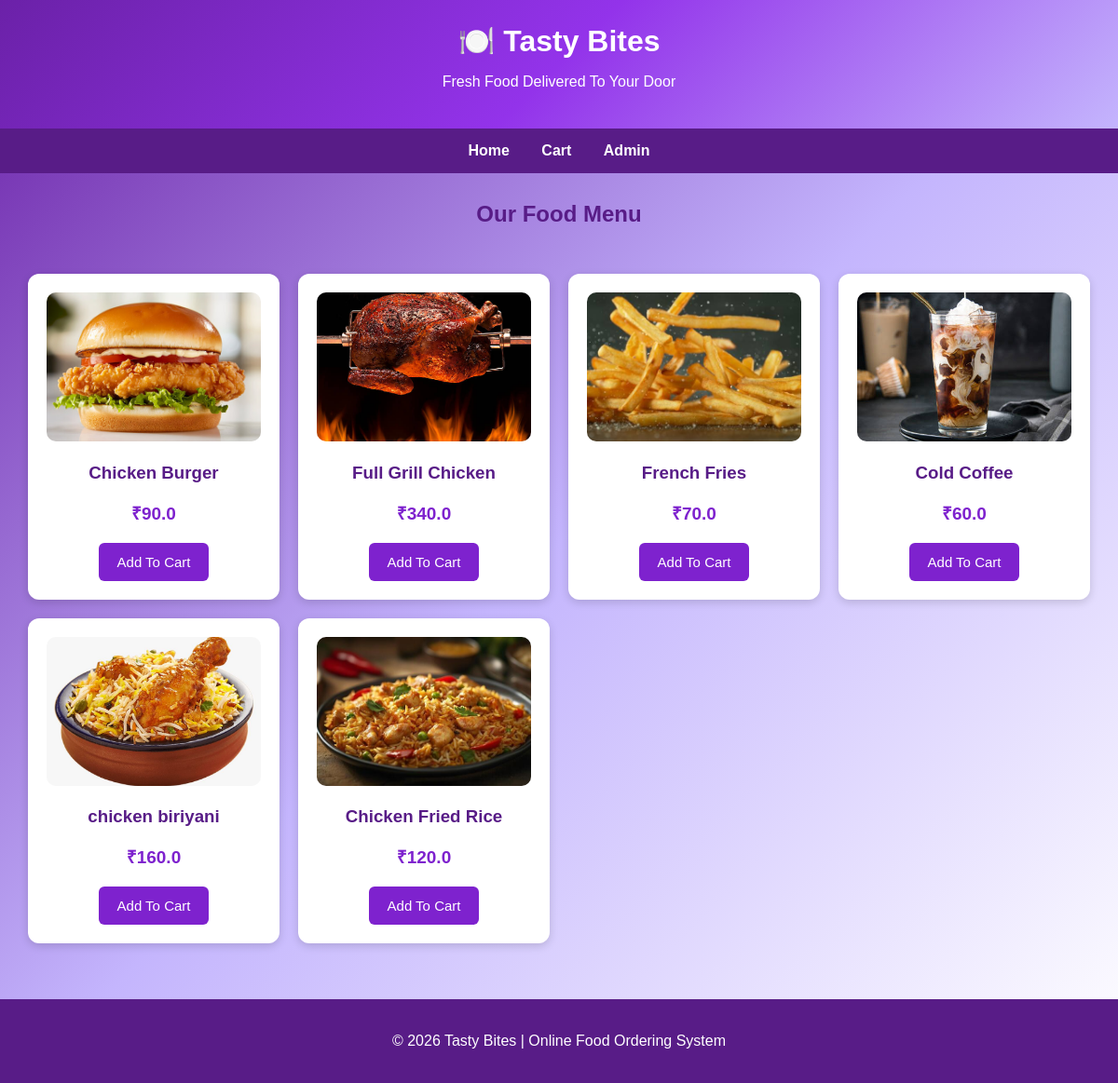
The page / on the database its author committed.
### tables this page shows
CREATE TABLE foods (
                id INTEGER PRIMARY KEY AUTOINCREMENT,
                name TEXT NOT NULL,
                price REAL NOT NULL,
                description TEXT DEFAULT '',
                emoji TEXT DEFAULT '🍽️',
                image TEXT DEFAULT ''
            );

### app.py (the view)
@app.route("/")
def home():
    return render_template("index.html", menu=get_menu())

### app.py (called while the page is built)
def get_db():
    db = sqlite3.connect(DATABASE)
    db.row_factory = sqlite3.Row
    return db

def get_menu():
    with get_db() as db:
        return db.execute(
            "SELECT * FROM foods ORDER BY id"
        ).fetchall()

### templates/index.html (shortened to what this page needs)
<!DOCTYPE html>
<html lang="en">
<head>
</head>
<body>
    <header>
        <h1>🍽️ Tasty Bites</h1>
        <p>Fresh Food Delivered To Your Door</p>
    </header>
    <nav>
        <a href="/">Home</a>
        <a href="/cart">Cart</a>
        <a href="/admin">Admin</a>
    </nav>
    <h2>Our Food Menu</h2>
    <div class="food-container">
        {% for food in menu %}
        <div class="food-card">
            {% if food.image %}
                <img
                    src="{{ url_for('static', filename='uploads/' ~ food.image) }}"
                    alt="{{ food.name }}"
                    class="food-image"
                >
            {% else %}
                <div class="emoji">
                    {{ food.emoji }}
                </div>
            {% endif %}
            <h3>{{ food.name }}</h3>
            <p class="price">
                ₹{{ food.price }}
            </p>
            <form
                action="{{ url_for('add_to_cart', food_id=food.id) }}"
                method="POST"
            >
                <button type="submit">
                    Add To Cart
                </button>
            </form>
        </div>
        {% else %}
        <p>No food items available.</p>
        {% endfor %}
    </div>
    <footer>
        <p>
            © 2026 Tasty Bites |
            Online Food Ordering System
        </p>
    </footer>
</body>
</html>

### templates/index.html (style rules this page uses)
* { box-sizing: border-box; }
body { font-family: Arial, sans-serif; margin: 0; background: linear-gradient( 135deg, #6b21a8 0%, #c4b5fd 50%, #ffffff 100% ); background-attachment: fixed; min-height: 100vh; color: #333; }
header { background: linear-gradient( 135deg, #6b21a8, #9333ea, #c4b5fd ); color: white; padding: 25px; text-align: center; }
header h1 { margin: 0; font-size: 32px; }
nav { background: #581c87; padding: 15px; text-align: center; }
nav a { color: white; text-decoration: none; margin: 15px; font-weight: bold; }
h2 { text-align: center; margin-top: 30px; color: #581c87; }
.food-container { display: grid; grid-template-columns: repeat( auto-fit, minmax(220px, 1fr) ); gap: 20px; padding: 30px; }
.food-card { background: white; padding: 20px; text-align: center; border-radius: 12px; box-shadow: 0 3px 10px rgba(0,0,0,0.15); transition: transform 0.2s; }
.food-image { width: 100%; height: 160px; object-fit: cover; border-radius: 10px; }
.food-card h3 { color: #581c87; }
.price { color: #7e22ce; font-size: 19px; font-weight: bold; }
button { background: #7e22ce; color: white; border: none; padding: 12px 20px; border-radius: 6px; cursor: pointer; font-size: 15px; }
footer { background: #581c87; color: white; text-align: center; padding: 20px; margin-top: 30px; }

### rows shown on the page
foods: image (picture), name "Chicken Burger", price "90.0"
foods: image (picture), name "Full Grill Chicken", price "340.0"
foods: image (picture), name "French Fries", price "70.0"
foods: image (picture), name "Cold Coffee", price "60.0"
foods: image (picture), name "chicken biriyani", price "160.0"
foods: image (picture), name "Chicken Fried Rice", price "120.0"
